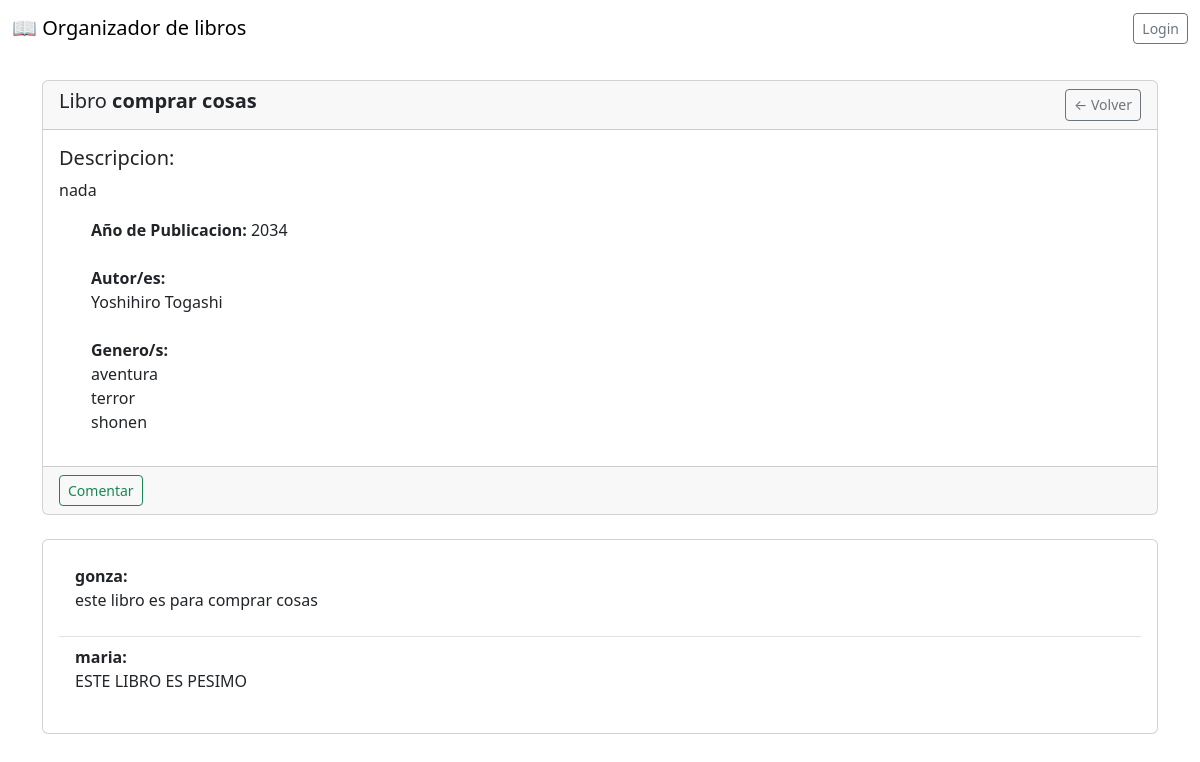
The app's page /Detalle-Libro/6 with its own data.
### app_organizador/models.py (models this page shows, shortened)
class Libro(models.Model):
    usuario = models.ForeignKey(User,
                                on_delete=models.CASCADE,
                                null=True,
                                blank=True)
    titulo = models.CharField(max_length=200)
    descripcion = models.TextField(null=True,
                                    blank=True)
    anio_publicacion = models.IntegerField(null=True,
                                        blank=True)
    autores = models.ManyToManyField(Autor)
    generos = models.ManyToManyField(Genero)

class Autor(models.Model):
    nombre = models.CharField(max_length=200)
    def __str__(self):
        return self.nombre

class Genero(models.Model):
    nombre = models.CharField(max_length=200)
    def __str__(self):
        return self.nombre

class Comentario(models.Model):
    usuario = models.ForeignKey(User,
                                on_delete=models.CASCADE,
                                null=True,
                                blank=True)
    texto_comentario = models.TextField(null=False,
                                  blank=False)
    libro = models.ForeignKey(Libro,
                              on_delete = models.CASCADE,
                              null=False,
                              blank = False)

### app_organizador/views.py (the view)
# urls.py: path('Detalle-Libro/<int:id_libro>', DetalleLibro.as_view(), name='detalle-libro'),
class DetalleLibro(TemplateView):
    template_name = 'libro/detalle_libro.html'
    def get_context_data(self, **kwargs: Any):
        context = super().get_context_data(**kwargs)
        id_libro = self.kwargs.get('id_libro')
        context['libro'] = Libro.objects.all()
        context['libro'] = context['libro'].filter(id=id_libro)
        context['comentarios'] = Comentario.objects.all().filter(libro=id_libro)
        return context

### app_organizador/templates/libro/detalle_libro.html
{% extends 'plantillas/plantilla_general.html' %}
{% block contenido %}
<br>
{% for li in libro %}
<div class="card-body">
    <div class="card">
        <div class="card-header d-flex">
            <h5>Libro <strong>{{ li.titulo }}</strong></h5>
            <div class="d-flex ms-auto">
                <a href="{% url 'home' %}" class="btn btn-outline-secondary btn-sm">&#x2190; Volver</a>
            </div>
        </div>
        <div class="card-body">
            <h5 class="card-title">Descripcion:</h5>
            <p>{{ li.descripcion }}</p>
            <p class="card-text">
            <ul>
                <strong>Año de Publicacion:</strong>
                {{li.anio_publicacion}}
                </br><br>
                <strong>Autor/es:</strong><br>
                {% for autor in li.autores.all %}
                {{autor}} <br>
                {% endfor %}
                <br>
                <strong>Genero/s: </strong><br>
                {% for genero in li.generos.all %}
                {{genero}} <br>
                {% endfor %}
            </ul>
            </p>
        </div>
        <div class="card-footer text-muted">
            <a href="{% url 'comentario-libro' li.id %}" class="btn btn-outline-success btn-sm">Comentar</a>
        </div>
    </div>
</div>
{% endfor %}
<br>
<div class="card">
    <div class="card-body">
        <ul class="list-group list-group-flush">
            {% for comentario in comentarios %}
            <li class="list-group-item"><strong>{{comentario.usuario}}:</strong>
                <p>{{comentario.texto_comentario}}</p>
            </li>
            {% endfor %}
          </ul>
    </div>
</div>
{% endblock %}

### records on screen
Libro: titulo "comprar cosas", descripcion "nada", anio_publicacion "2034"
Autor: nombre "Yoshihiro Togashi"
Genero: nombre "aventura"
Genero: nombre "terror"
Genero: nombre "shonen"
Comentario: usuario "gonza", texto_comentario "este libro es para comprar cosas"
Comentario: usuario "maria", texto_comentario "ESTE LIBRO ES PESIMO"
